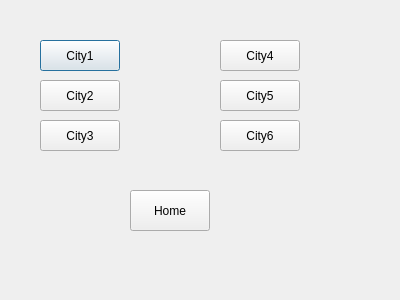
<?xml version="1.0" encoding="UTF-8"?>
<ui version="4.0">
 <class>Country</class>
 <widget class="QDialog" name="Country">
  <property name="geometry">
   <rect>
    <x>0</x>
    <y>0</y>
    <width>400</width>
    <height>300</height>
   </rect>
  </property>
  <property name="windowTitle">
   <string>Dialog</string>
  </property>
  <widget class="QPushButton" name="pushCity1">
   <property name="geometry">
    <rect>
     <x>40</x>
     <y>40</y>
     <width>80</width>
     <height>31</height>
    </rect>
   </property>
   <property name="text">
    <string>City1</string>
   </property>
  </widget>
  <widget class="QPushButton" name="pushCity2">
   <property name="geometry">
    <rect>
     <x>40</x>
     <y>80</y>
     <width>80</width>
     <height>31</height>
    </rect>
   </property>
   <property name="text">
    <string>City2</string>
   </property>
  </widget>
  <widget class="QPushButton" name="pushCity3">
   <property name="geometry">
    <rect>
     <x>40</x>
     <y>120</y>
     <width>80</width>
     <height>31</height>
    </rect>
   </property>
   <property name="text">
    <string>City3</string>
   </property>
  </widget>
  <widget class="QPushButton" name="pushCity4">
   <property name="geometry">
    <rect>
     <x>220</x>
     <y>40</y>
     <width>80</width>
     <height>31</height>
    </rect>
   </property>
   <property name="text">
    <string>City4</string>
   </property>
  </widget>
  <widget class="QPushButton" name="pushCity5">
   <property name="geometry">
    <rect>
     <x>220</x>
     <y>80</y>
     <width>80</width>
     <height>31</height>
    </rect>
   </property>
   <property name="text">
    <string>City5</string>
   </property>
  </widget>
  <widget class="QPushButton" name="pushCity6">
   <property name="geometry">
    <rect>
     <x>220</x>
     <y>120</y>
     <width>80</width>
     <height>31</height>
    </rect>
   </property>
   <property name="text">
    <string>City6</string>
   </property>
  </widget>
  <widget class="QPushButton" name="home">
   <property name="geometry">
    <rect>
     <x>130</x>
     <y>190</y>
     <width>80</width>
     <height>41</height>
    </rect>
   </property>
   <property name="text">
    <string>Home</string>
   </property>
  </widget>
 </widget>
 <resources/>
 <connections/>
</ui>
